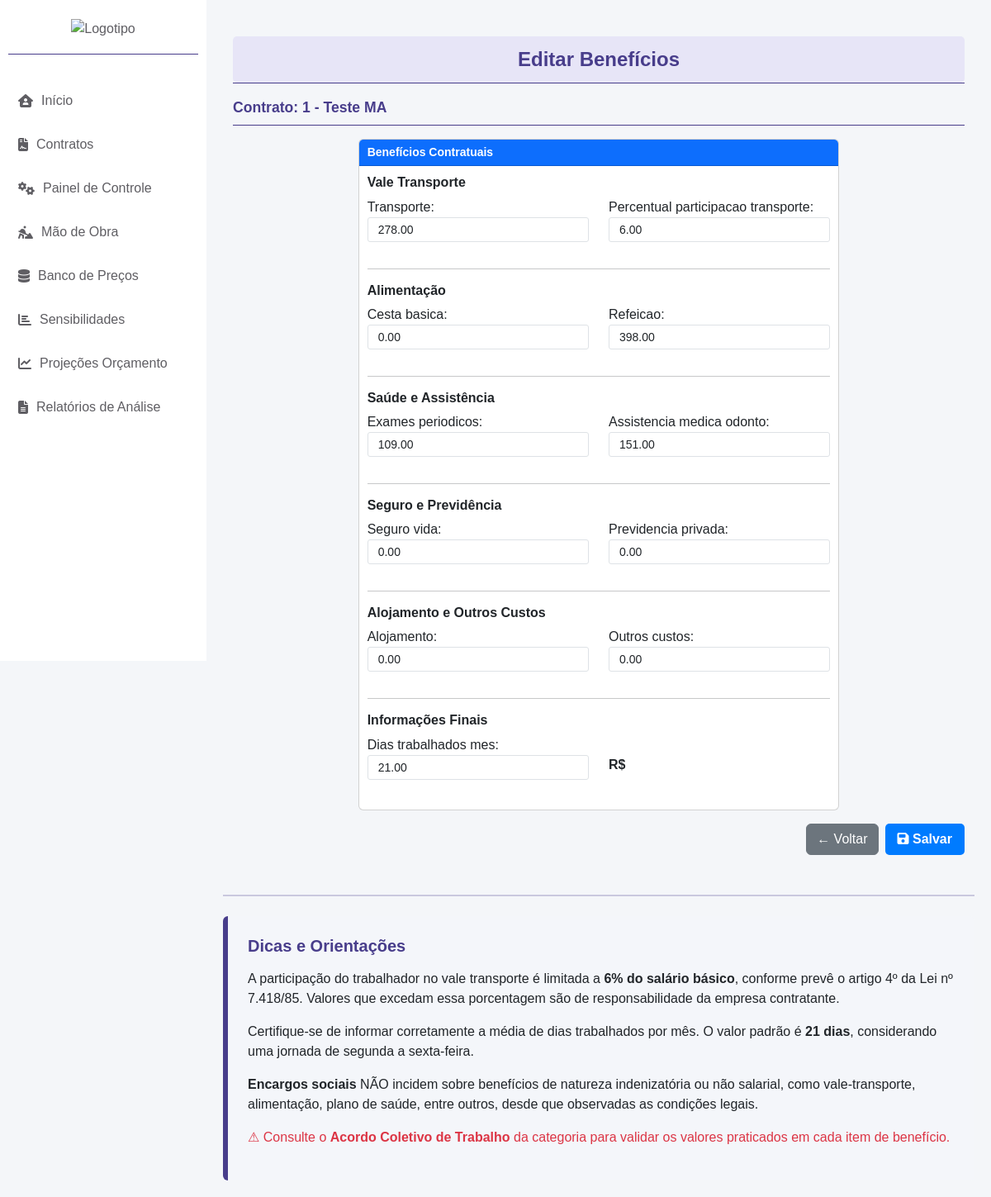
/mao_obra/beneficios/1/, run on an earlier commit of the app's database.
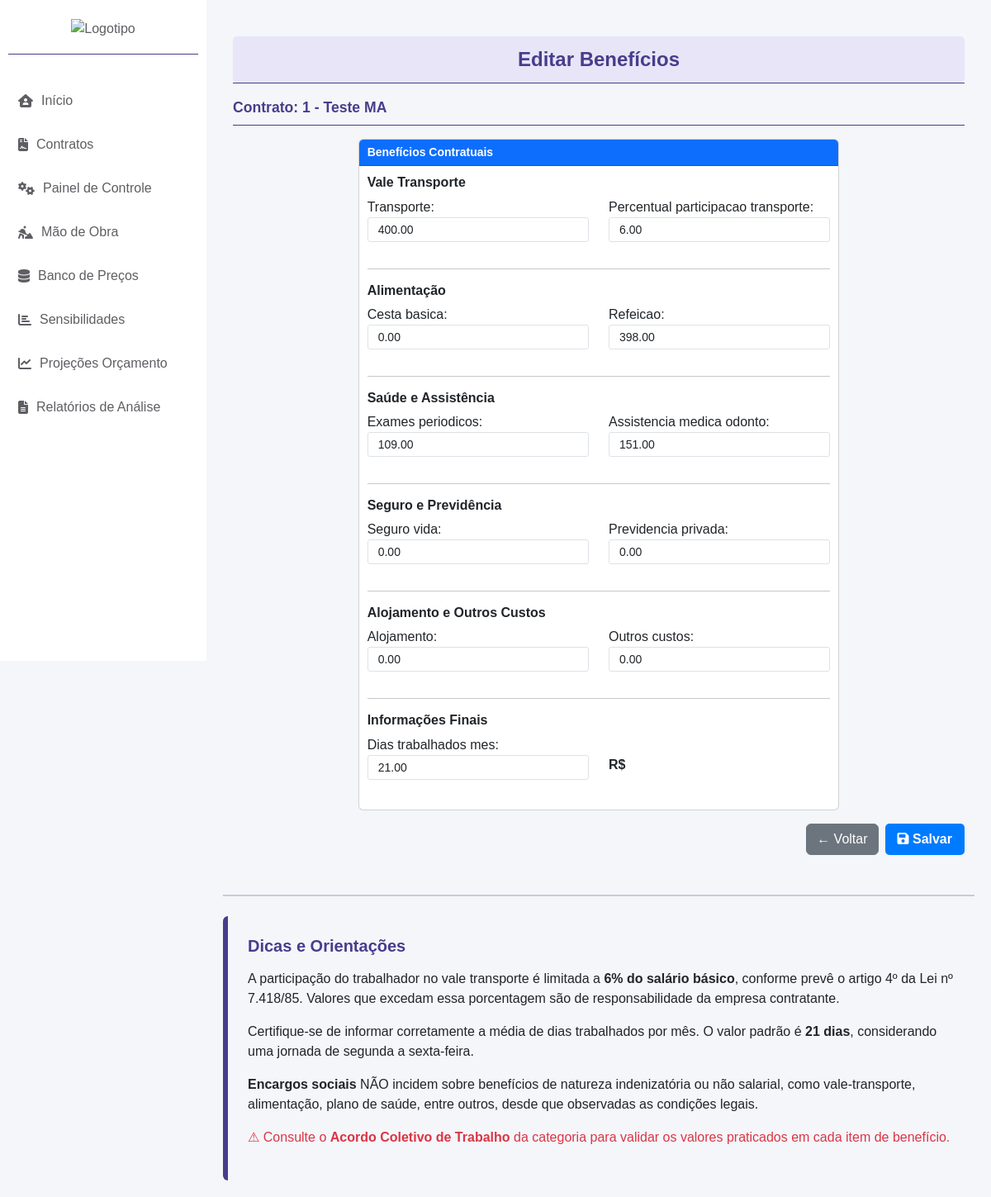
And on a later commit of the database.
### mao_obra/models.py (models this page shows, shortened)
class BeneficiosColaborador(models.Model):
    contrato = models.ForeignKey(CadastroContrato, on_delete=models.CASCADE)  # Vínculo com o contrato
    assistencia_medica_odonto = models.DecimalField(max_digits=7, decimal_places=2, default=151.00)
    exames_periodicos = models.DecimalField(max_digits=7, decimal_places=2, default=109.00)
    refeicao = models.DecimalField(max_digits=7, decimal_places=2, default=398.00)
    cesta_basica = models.DecimalField(max_digits=7, decimal_places=2, default=0.00)
    alojamento = models.DecimalField(max_digits=7, decimal_places=2, default=0.00)
    seguro_vida = models.DecimalField(max_digits=7, decimal_places=2, default=0.00)
    previdencia_privada = models.DecimalField(max_digits=7, decimal_places=2, default=0.00)
    transporte = models.DecimalField(max_digits=7, decimal_places=2, default=278.00)
    percentual_participacao_transporte = models.DecimalField(max_digits=5, decimal_places=2, default=6.00)
    dias_trabalhados_mes = models.DecimalField(max_digits=5, decimal_places=2, default=21.00)
    outros_custos = models.DecimalField(max_digits=7, decimal_places=2, default=0.00)

### mao_obra/views.py (the view, shortened to what this page needs)
# urls.py: path('beneficios/<int:contrato_id>/', BeneficiosColaboradorUpdateView.as_view(), name='editar_beneficios'),
class BeneficiosColaboradorUpdateView(View):
    template_name = 'editar_beneficios.html'
    def get(self, request, contrato_id):
        contrato = get_object_or_404(CadastroContrato, contrato=contrato_id)
        beneficio, _ = BeneficiosColaborador.objects.get_or_create(contrato=contrato)
        form = BeneficiosColaboradorForm(instance=beneficio)
        return render(request, self.template_name, {'form': form, 'contrato': contrato})

### mao_obra/forms.py
class BeneficiosColaboradorForm(forms.ModelForm):
    class Meta:
        model = BeneficiosColaborador
        exclude = ['total', 'contrato']  # Exclui campo de chave estrangeira
        widgets = {
            field.name: forms.NumberInput(attrs={'class': 'form-control', 'step': '0.01'})
            for field in model._meta.fields
            if isinstance(field, (models.DecimalField, models.IntegerField)) and field.name not in ['total', 'contrato']
        }

### app/context_processors.py (called while the page is built)
def contrato_context(request):
    contrato_id = request.session.get('contrato_id')
    contrato = None
    if contrato_id:
        try:
            contrato = CadastroContrato.objects.get(contrato=contrato_id)
        except CadastroContrato.DoesNotExist:
            pass
    return {'contrato': contrato}

### mao_obra/templates/editar_beneficios.html (shortened to what the changed rows need)
{% extends 'base.html' %}
{% block content %}
<div class="container-fluid mt-4">
    <form method="post">
        <div class="row d-flex justify-content-center align-items-stretch mt-3">
            <div class="col-lg-8">
                <div class="card w-100 h-100">
                    <div class="card-body">
                        <div class="row">
                            <div class="col-md-6 mb-3">
                                {{ form.transporte.label_tag }} {{ form.transporte }}
                            </div>
                            <div class="col-md-6 mb-3">
                                {{ form.percentual_participacao_transporte.label_tag }} {{ form.percentual_participacao_transporte }}
                            </div>
                        </div>
                        <div class="row">
                            <div class="col-md-6 mb-3">
                                {{ form.cesta_basica.label_tag }} {{ form.cesta_basica }}
                            </div>
                            <div class="col-md-6 mb-3">
                                {{ form.refeicao.label_tag }} {{ form.refeicao }}
                            </div>
                        </div>
                        <div class="row">
                            <div class="col-md-6 mb-3">
                                {{ form.exames_periodicos.label_tag }} {{ form.exames_periodicos }}
                            </div>
                            <div class="col-md-6 mb-3">
                                {{ form.assistencia_medica_odonto.label_tag }} {{ form.assistencia_medica_odonto }}
                            </div>
                        </div>
                        <div class="row">
                            <div class="col-md-6 mb-3">
                                {{ form.seguro_vida.label_tag }} {{ form.seguro_vida }}
                            </div>
                            <div class="col-md-6 mb-3">
                                {{ form.previdencia_privada.label_tag }} {{ form.previdencia_privada }}
                            </div>
                        </div>
                        <div class="row">
                            <div class="col-md-6 mb-3">
                                {{ form.alojamento.label_tag }} {{ form.alojamento }}
                            </div>
                            <div class="col-md-6 mb-3">
                                {{ form.outros_custos.label_tag }} {{ form.outros_custos }}
                            </div>
                        </div>
                        <div class="row">
                            <div class="col-md-6 mb-3">
                                {{ form.dias_trabalhados_mes.label_tag }} {{ form.dias_trabalhados_mes }}
                            </div>
                        </div>
                    </div>
                </div>
            </div>
        </div>
    </form>
</div>
{% endblock %}

What changed in the data, as far as the page shows it:
changed BeneficiosColaborador: transporte "278.00" → "400.00"
